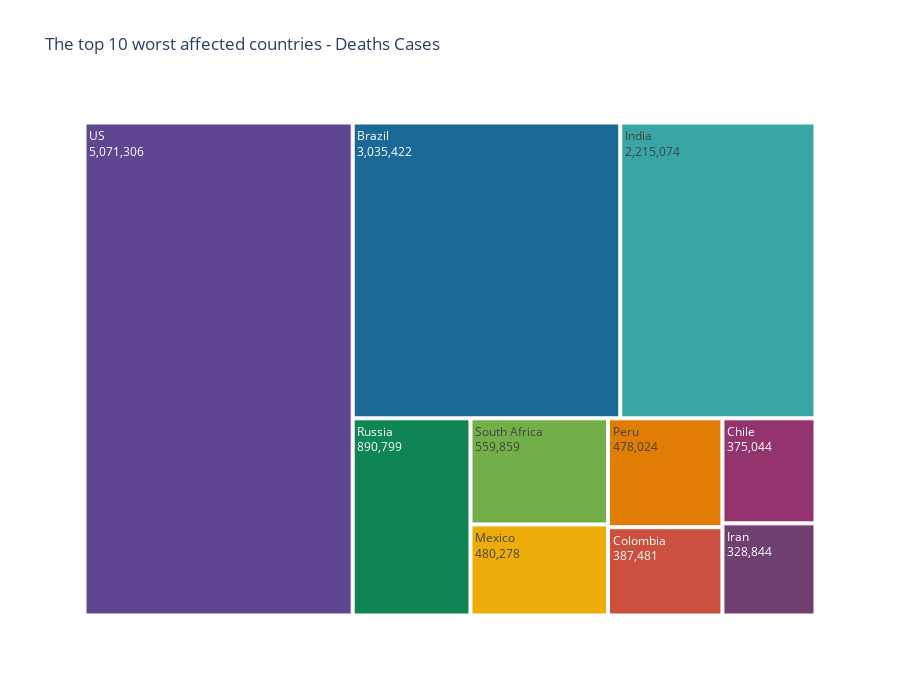

Write notebook code for a chart like this one.
### Markdown cell above
### Treemap with the top 10 worst hit countries - confirmed

### Code cell
fig = px.treemap(sorted_confirmed, 
                 path=["country"], 
                 values="confirmed", height=700,
                 title='The top 10 worst affected countries - Deaths Cases',
                 color_discrete_sequence = px.colors.qualitative.Prism)

fig.data[0].textinfo = 'label+text+value'
#fig.write_image("images/fig2.png")

fig.show()

### Figure 1 — Plotly figure (JSON) as saved in the notebook; plotly's stock layout.template omitted (floating-point values rounded to 4 significant figures)
{"data": [{"branchvalues": "total", "domain": {"x": [0, 1], "y": [0, 1]}, "hovertemplate": "labels=%{label}<br>confirmed=%{value}<br>parent=%{parent}<br>id=%{id}<extra></extra>", "ids": ["Brazil", "Chile", "Colombia", "India", "Iran", "Mexico", "Peru", "Russia", "South Africa", "US"], "labels": ["Brazil", "Chile", "Colombia", "India", "Iran", "Mexico", "Peru", "Russia", "South Africa", "US"], "name": "", "parents": ["", "", "", "", "", "", "", "", "", ""], "textinfo": "label+text+value", "type": "treemap", "values": [3035422, 375044, 387481, 2215074, 328844, 480278, 478024, 890799, 559859, 5071306]}], "layout": {"height": 700, "legend": {"tracegroupgap": 0}, "title": {"text": "The top 10 worst affected countries - Deaths Cases"}, "treemapcolorway": ["rgb(95, 70, 144)", "rgb(29, 105, 150)", "rgb(56, 166, 165)", "rgb(15, 133, 84)", "rgb(115, 175, 72)", "rgb(237, 173, 8)", "rgb(225, 124, 5)", "rgb(204, 80, 62)", "rgb(148, 52, 110)", "rgb(111, 64, 112)", "rgb(102, 102, 102)"]}}
